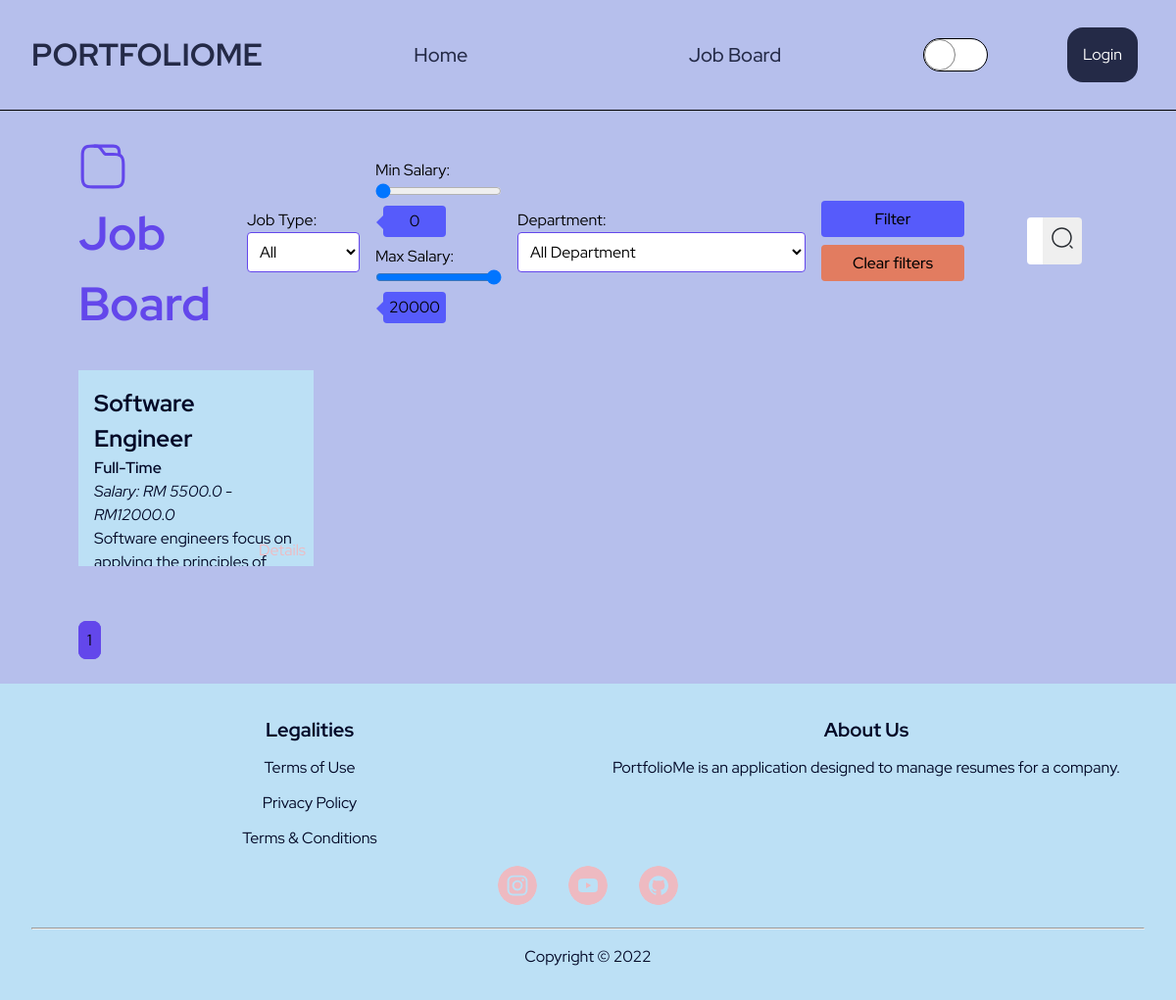
Page /job_board on the earlier database version.
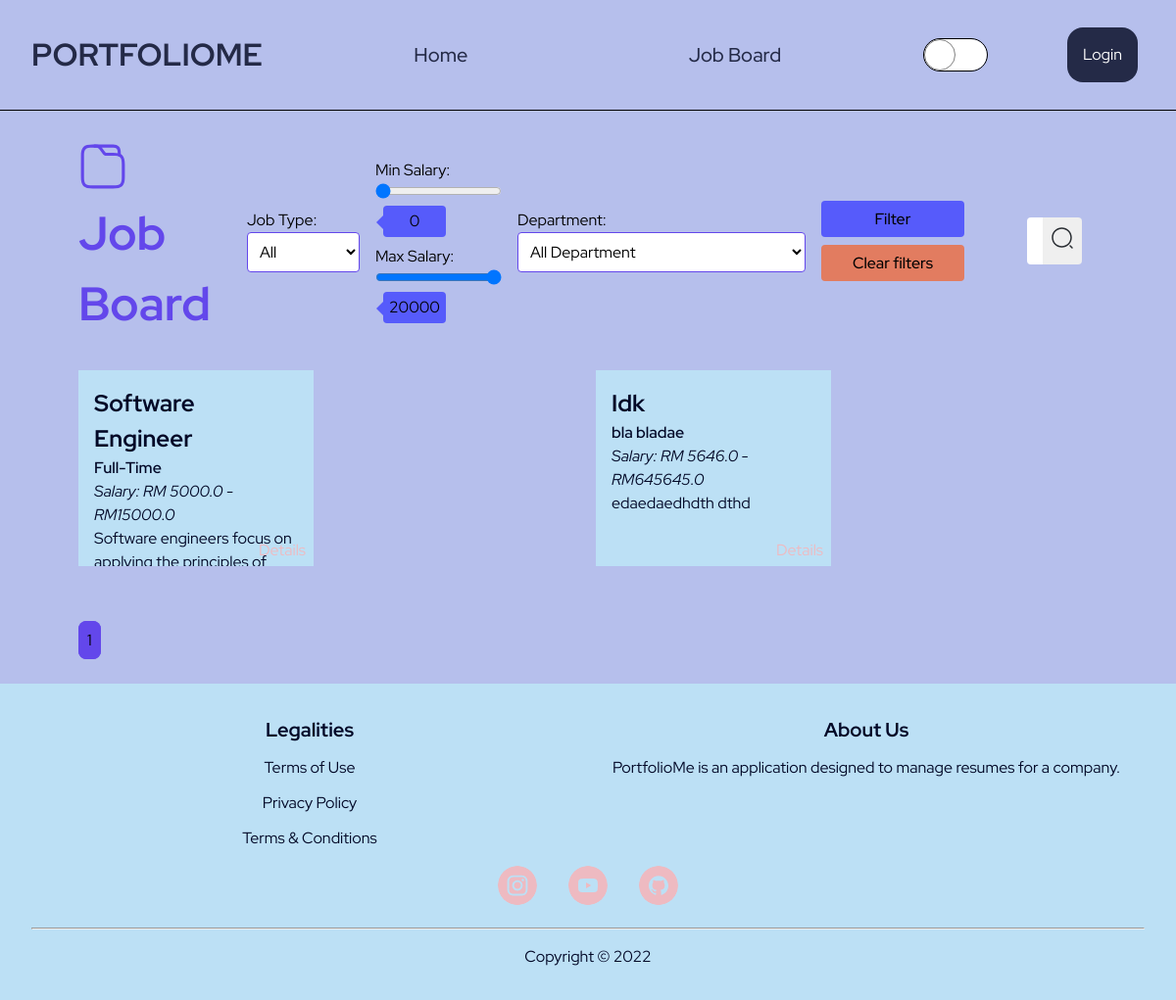
Same page on the later database version.
### PortfolioMe/models.py (models this page shows, shortened)
class JobBoard(db.Model):
    __tablename__ = 'jobboard'
    id = db.Column(db.Integer, primary_key=True)
    name = db.Column(db.String(50), nullable=False)
    highlights = db.Column(db.String(200), nullable=False)
    description = db.Column(db.Text, nullable=False)
    department = db.Column(db.String(50), nullable=False)
    min_salary = db.Column(db.Float, nullable=False)
    max_salary = db.Column(db.Float, nullable=False)
    position_level = db.Column(db.String(20), nullable=False)
    years_of_experience = db.Column(db.String(10), nullable=False)
    job_type = db.Column(db.String(10), nullable=False)
    specializations = db.Column(db.String(50), nullable=False)
    job_image = db.Column(db.String(50), nullable=False)
    resumes_submitted_list = db.relationship(
        'Resume', backref='associated_job_board', lazy=True)

### PortfolioMe/client/routes.py (the view)
@client.route("/job_board", methods=["GET", "POST"])
def job_board():
    JOBS_PER_PAGE = 12
    page = request.args.get('page', default=1, type=int)
    jobs = JobBoard.query.order_by(
        JobBoard.id.asc()).paginate(page=page, per_page=JOBS_PER_PAGE)
    search_query = request.args.get('search')
    if search_query is not None:
        jobs = JobBoard.query.filter(JobBoard.name.like(f"%{search_query}%")).order_by(
            JobBoard.id.asc()).paginate(page=page, per_page=JOBS_PER_PAGE)
    jobtype_filter = constants.job_types
    department_filter = constants.department_types
    type = request.args.get('type')
    min_salary = request.args.get('min_salary')
    max_salary = request.args.get('max_salary')
    department = request.args.get('dept')
    if type != "All" and min_salary and max_salary and department != "All":
        jobs = JobBoard.query.filter(JobBoard.job_type.like(f"%{type}%"), (JobBoard.min_salary > min_salary) | (JobBoard.max_salary < max_salary), JobBoard.department.like(f"%{department}%")).order_by(
            JobBoard.id.asc()).paginate(page=page, per_page=JOBS_PER_PAGE)
    elif type == "All" and min_salary and max_salary and department == "All":
        jobs = JobBoard.query.filter((JobBoard.min_salary > min_salary) | (JobBoard.max_salary < max_salary)).order_by(
            JobBoard.id.asc()).paginate(page=page, per_page=JOBS_PER_PAGE)
    elif type == "All" and min_salary and max_salary and department:
        jobs = JobBoard.query.filter((JobBoard.min_salary > min_salary) | (JobBoard.max_salary < max_salary), JobBoard.department.like(f"%{department}%")).order_by(
            JobBoard.id.asc()).paginate(page=page, per_page=JOBS_PER_PAGE)
    elif type and min_salary and max_salary and department == "All":
        jobs = JobBoard.query.filter(JobBoard.job_type.like(f"%{type}%"), (JobBoard.min_salary > min_salary) | (JobBoard.max_salary < max_salary)).order_by(
            JobBoard.id.asc()).paginate(page=page, per_page=JOBS_PER_PAGE)
    return render_template("client/job_board.html", jobs=jobs, jobtype_filter=jobtype_filter, department_filter=department_filter)

### PortfolioMe/templates/client/job_board.html (shortened to what this page needs)
{% extends "layout/base.html" %}  {% block css %}<link
    rel="stylesheet"
    href="{{ url_for('static', filename='css/client/job_board.css') }}"
/>
{% endblock %} {% block content %}
<main class="job-board-container">
    <div class="job-board-header">
        <div class="header">
            <h1>Job Board</h1>
        </div>
        <div class="action-container">
            <form class="filter-form" method="GET" novalidate>
                <div class="type">
                    <label for="jobType">Job Type:</label>
                    <select name="type" id="jobType">
                        {% for job_type in jobtype_filter %} {% if
                        request.args.get('type') == job_type %}
                        <option value="{{ job_type }}" selected>
                            {{ job_type | capitalize}}
                        </option>
                        {% else %}
                        <option value="{{ job_type }}">
                            {{ job_type | capitalize}}
                        </option>
                        {% endif %} {% endfor %}
                    </select>
                </div>
                <div class="salary">
                    <section>
                        <label for="minJobSalary">Min Salary:</label>
                        <input
                            type="range"
                            name="min_salary"
                            id="minJobSalary"
                            min="0"
                            max="20000"
                            step="500"
                            value="{{ request.args.get('min_salary') or 0 }}"
                        />
                        <p>{{ request.args.get('min_salary') or 0 }}</p>
                    </section>
                    <section>
                        <label for="maxJobSalary">Max Salary: </label>
                        <input
                            type="range"
                            name="max_salary"
                            id="maxJobSalary"
                            min="1500"
                            max="20000"
                            step="500"
                            value="{{ request.args.get('max_salary') or 20000 }}"
                        />
                        <p>{{ request.args.get('max_salary') or 20000 }}</p>
                    </section>
                </div>
                <div class="department-container">
                    <label for="department">Department:</label>
                    <select name="dept" id="department">
                        {% for dept in department_filter %} {% if
                        request.args.get('dept') == dept %}
                        <option value="{{ dept }}" selected>
                            {{ dept | capitalize + " Department"}}
                        </option>
                        {% else %}
                        <option value="{{ dept }}">
                            {{ dept | capitalize + " Department" }}
                        </option>
                        {% endif %} {% endfor %}
                    </select>
                </div>
                <div class="submit-buttons">
                    <input type="submit" value="Filter" class="filter-btn" />
                    <input
                        type="button"
                        value="Clear filters"
                        class="clear-filters-btn"
                    />
                </div class="submit-buttons">
            </form>
            <form class="search-form" method="GET" novalidate>
                {% if request.args.get('search') %}
                <input
                    type="search"
                    name="search"
                    id="searchBar"
                    value="{{ request.args.get('search') }}"
                    placeholder="Search jobs..."
                />
                {% else %}
                <input
                    type="search"
                    name="search"
                    id="searchBar"
                    placeholder="Search jobs..."
                />
                {% endif %}
                <button id="searchBtn">
                </button>
            </form>
        </div>
    </div>
    <div class="jobs-available">
        {% for job in jobs.items %}
        <div>
            <h2>{{ job.name }}</h2>
            <span>{{ job.job_type }}</span>
            <br />
            <i>Salary: RM {{ job.min_salary }} - RM{{ job.max_salary }}</i>
            <p>{{ job.description }}</p>
            <a href="{{ url_for('client.job_detail', job_id=job.id) }}"
                >Details</a
            >
        </div>
        {% endfor %}
    </div>
    <div class="pagination">
        {% for page_num in jobs.iter_pages(left_edge=1, right_edge=1,
        left_current=2, right_current=2) %} {% if page_num %} {% if jobs.page ==
        page_num %}
        <a
            class="current-page-btn"
            href="{{ url_for('client.job_board', page=page_num) }}"
            >{{ page_num }}</a
        >
        {% else %}
        <a
            class="page-btn"
            href="{{ url_for('client.job_board', page=page_num) }}"
            >{{ page_num }}</a
        >
        {% endif %} {% else %} ... {% endif %} {% endfor %}
    </div>
</main>
{% endblock %}

### PortfolioMe/templates/layout/base.html (shortened to what this page needs)
<!DOCTYPE html>
<html lang="en">
    <head>
        <link
            rel="stylesheet"
            href="{{ url_for('static', filename='css/layout/base.css') }}"
        />
        <link
            rel="stylesheet"
            href="{{ url_for('static', filename='css/layout/reset.css') }}"
        />
        {% block css %} {% endblock %}
    </head>
    <body>
        <header>
            <div class="logo">
                <a href="{{ url_for('main.home') }}">PortfolioMe</a>
            </div>
            <nav class="navigation-bar">
                <ul>
                    {% if current_user.is_authenticated %}
                    <li>
                        <a href="{{ url_for('main.home') }}">Home</a>
                    </li>
                    <li>
                        <a href="{{ url_for('client.job_board') }}"
                            >Job Board</a
                        >
                    </li>
                    <li>
                        <a href="{{ url_for('client.resume_status') }}"
                            >Resume Status</a
                        >
                    </li>
                    {% else %}
                    <li>
                        <a href="{{ url_for('main.home') }}">Home</a>
                    </li>
                    <li>
                        <a href="{{ url_for('client.job_board') }}"
                            >Job Board</a
                        >
                    </li>
                    {% endif %}
                </ul>
            </nav>
            <div class="toggle-dark-light-mode">
            </div>
            {% if current_user.is_authenticated %}
            <div class="profile-container">
                <button id="profile">
                    <svg
                        width="55"
                        height="55"
                        viewBox="0 0 55 55"
                        fill="none"
                        xmlns="http://www.w3.org/2000/svg"
                    >
                        <path
                            d="M50.4166 27.5C50.4166 14.8729 40.1271 4.58334 27.5 4.58334C14.8729 4.58334 4.58331 14.8729 4.58331 27.5C4.58331 34.1458 7.4479 40.1271 11.9854 44.3208C11.9854 44.3438 11.9854 44.3438 11.9625 44.3667C12.1916 44.5958 12.4666 44.7792 12.6958 44.9854C12.8333 45.1 12.9479 45.2146 13.0854 45.3063C13.4979 45.65 13.9562 45.9708 14.3916 46.2917C14.5521 46.4063 14.6896 46.4979 14.85 46.6125C15.2854 46.9104 15.7437 47.1854 16.225 47.4375C16.3854 47.5292 16.5687 47.6438 16.7291 47.7354C17.1875 47.9875 17.6687 48.2167 18.1729 48.4229C18.3562 48.5146 18.5396 48.6063 18.7229 48.675C19.2271 48.8813 19.7312 49.0646 20.2354 49.225C20.4187 49.2938 20.6021 49.3625 20.7854 49.4083C21.3354 49.5688 21.8854 49.7063 22.4354 49.8438C22.5958 49.8896 22.7562 49.9354 22.9396 49.9583C23.5812 50.0958 24.2229 50.1875 24.8875 50.2563C24.9791 50.2563 25.0708 50.2792 25.1625 50.3021C25.9416 50.3708 26.7208 50.4167 27.5 50.4167C28.2791 50.4167 29.0583 50.3708 29.8146 50.3021C29.9062 50.3021 29.9979 50.2792 30.0896 50.2563C30.7541 50.1875 31.3958 50.0958 32.0375 49.9583C32.1979 49.9354 32.3583 49.8667 32.5416 49.8438C33.0916 49.7063 33.6646 49.5917 34.1916 49.4083C34.375 49.3396 34.5583 49.2708 34.7416 49.225C35.2458 49.0417 35.7729 48.8813 36.2541 48.675C36.4375 48.6063 36.6208 48.5146 36.8041 48.4229C37.2854 48.2167 37.7666 47.9875 38.2479 47.7354C38.4312 47.6438 38.5916 47.5292 38.7521 47.4375C39.2104 47.1625 39.6687 46.9104 40.1271 46.6125C40.2875 46.5208 40.425 46.4063 40.5854 46.2917C41.0437 45.9708 41.4791 45.65 41.8916 45.3063C42.0291 45.1917 42.1437 45.0771 42.2812 44.9854C42.5333 44.7792 42.7854 44.5729 43.0146 44.3667C43.0146 44.3438 43.0146 44.3438 42.9916 44.3208C47.5521 40.1271 50.4166 34.1458 50.4166 27.5ZM38.8208 38.8896C32.6104 34.7188 22.4354 34.7188 16.1791 38.8896C15.1708 39.5542 14.3458 40.3333 13.6583 41.1813C10.175 37.6521 8.02081 32.8167 8.02081 27.5C8.02081 16.7521 16.7521 8.02084 27.5 8.02084C38.2479 8.02084 46.9791 16.7521 46.9791 27.5C46.9791 32.8167 44.825 37.6521 41.3416 41.1813C40.6771 40.3333 39.8291 39.5542 38.8208 38.8896Z"
                            fill="currentColor"
                        />
                        <path
                            d="M27.5 15.8813C22.7563 15.8813 18.9062 19.7313 18.9062 24.475C18.9062 29.1271 22.55 32.9083 27.3854 33.0458C27.4542 33.0458 27.5458 33.0458 27.5917 33.0458C27.6375 33.0458 27.7062 33.0458 27.7521 33.0458C27.775 33.0458 27.7979 33.0458 27.7979 33.0458C32.4271 32.8854 36.0708 29.1271 36.0938 24.475C36.0938 19.7313 32.2438 15.8813 27.5 15.8813Z"
                            fill="currentColor"
                        />
                    </svg>
                    <div class="profile-box">
                        <a
                            href="{{ url_for('client.edit_profile') }}"
                            class="edit-profile-btn"
                            >Edit Profile</a
                        >
                        <a
                            href="{{ url_for('auth.logout') }}"
                            class="logout-btn"
                            >Logout</a
                        >
                    </div>
                </button>
            </div>
            {% else %}
            <div class="authentication-box">
                <a href="{{ url_for('auth.login') }}" class="login-btn"
                    >Login</a
                >
            </div>
            {% endif %}
        </header>
        {% block content %} {% endblock %}
        <footer>
            <div class="legalities">
                <h4>Legalities</h4>
                <a href="#">Terms of Use</a>
                <a href="#">Privacy Policy</a>
                <a href="#">Terms &amp; Conditions</a>
            </div>
            <div class="about-us">
                <h4>About Us</h4>
                <p>
                    PortfolioMe is an application designed to manage resumes for
                    a company.
                </p>
            </div>
            <div class="icons">
                <a href="#"
                    >
                </a>
                <a href="#"
                    >
                </a>
                <a href="#"
                    >
                </a>
            </div>
            <hr />
            <div class="copyright">Copyright &copy; 2022</div>
        </footer>
    </body>
</html>

Differences in the rows shown:
changed JobBoard "Software Engineer": min_salary "5500.0" → "5000.0"; max_salary "12000.0" → "15000.0"
added JobBoard: name "Idk", job_type "bla bladae", min_salary "5646.0", max_salary "645645.0", description "edaedaedhdth dthd"
